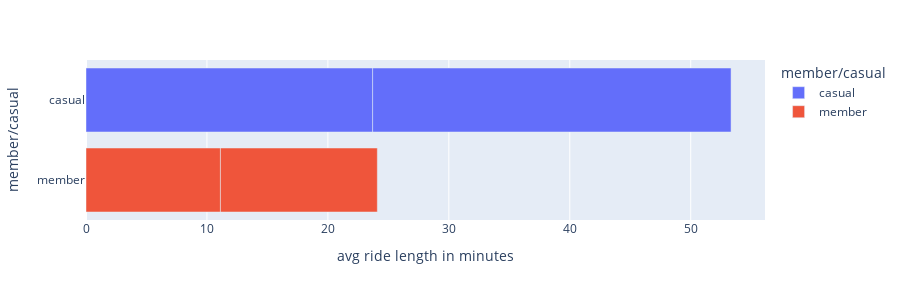

Notebook cell for this chart:
### Code cell
plot_6 = tripdata_21_22.groupby(['year','member_casual'],as_index = False).mean()

px.bar(plot_6,
       x = 'ride_length',
       y = 'member_casual',
       color = 'member_casual',
       height = 300,
       labels = {'member_casual':'member/casual','ride_length':'avg ride length in minutes'},
       hover_name = 'member_casual',
       hover_data = {'member_casual':False , 'ride_length':True})

### Figure 1 — Plotly figure (JSON) as saved in the notebook; plotly's stock layout.template omitted (floating-point values rounded to 4 significant figures)
{"data": [{"alignmentgroup": "True", "hovertemplate": "<b>%{hovertext}</b><br><br>avg ride length in minutes=%{x}<extra></extra>", "hovertext": ["casual", "casual"], "legendgroup": "casual", "marker": {"color": "#636efa", "pattern": {"shape": ""}}, "name": "casual", "offsetgroup": "casual", "orientation": "h", "showlegend": true, "textposition": "auto", "type": "bar", "x": [23.7, 29.64], "xaxis": "x", "y": ["casual", "casual"], "yaxis": "y"}, {"alignmentgroup": "True", "hovertemplate": "<b>%{hovertext}</b><br><br>avg ride length in minutes=%{x}<extra></extra>", "hovertext": ["member", "member"], "legendgroup": "member", "marker": {"color": "#EF553B", "pattern": {"shape": ""}}, "name": "member", "offsetgroup": "member", "orientation": "h", "showlegend": true, "textposition": "auto", "type": "bar", "x": [11.11, 12.97], "xaxis": "x", "y": ["member", "member"], "yaxis": "y"}], "layout": {"barmode": "relative", "height": 300, "legend": {"title": {"text": "member/casual"}, "tracegroupgap": 0}, "margin": {"t": 60}, "xaxis": {"anchor": "y", "domain": [0, 1], "title": {"text": "avg ride length in minutes"}}, "yaxis": {"anchor": "x", "categoryarray": ["member", "casual"], "categoryorder": "array", "domain": [0, 1], "title": {"text": "member/casual"}}}}
